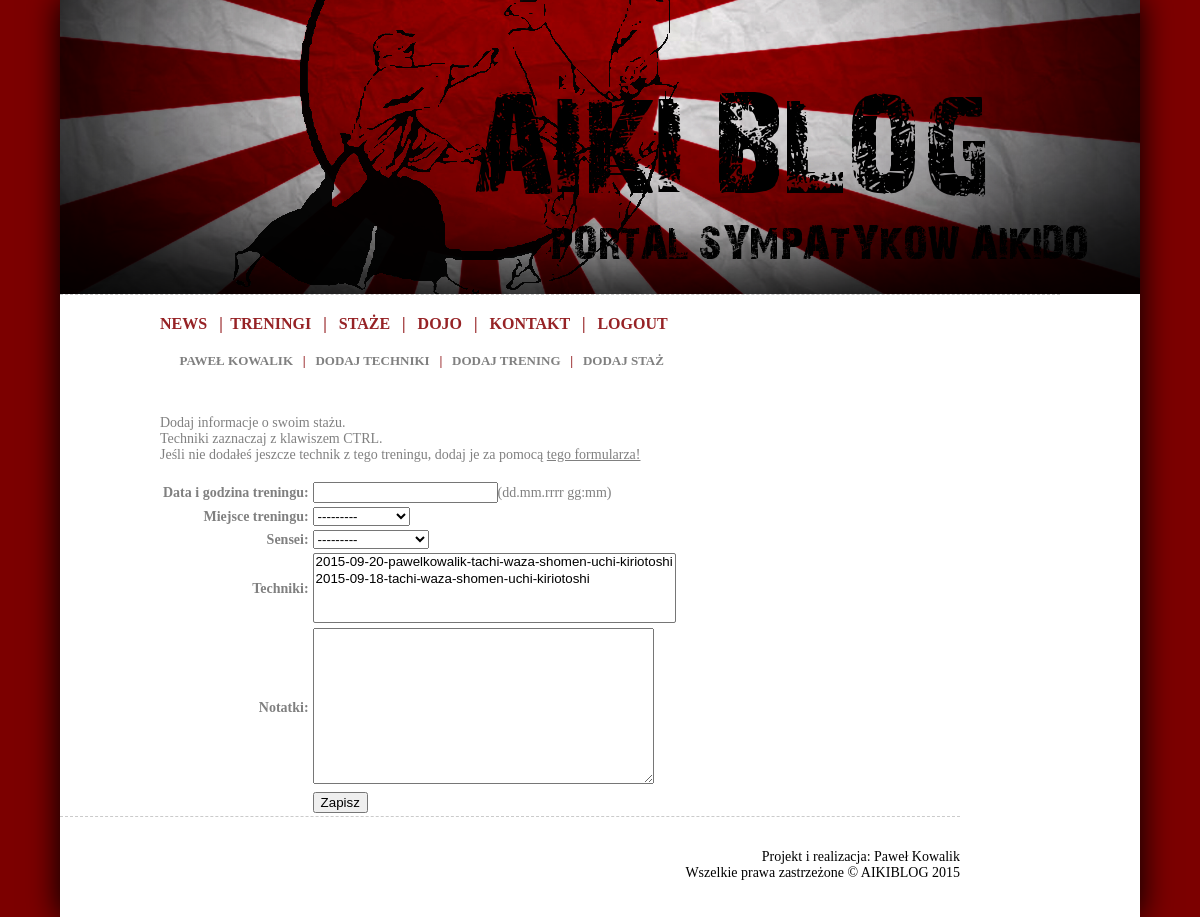
The app's page /add_stage/ (signed in), older data.
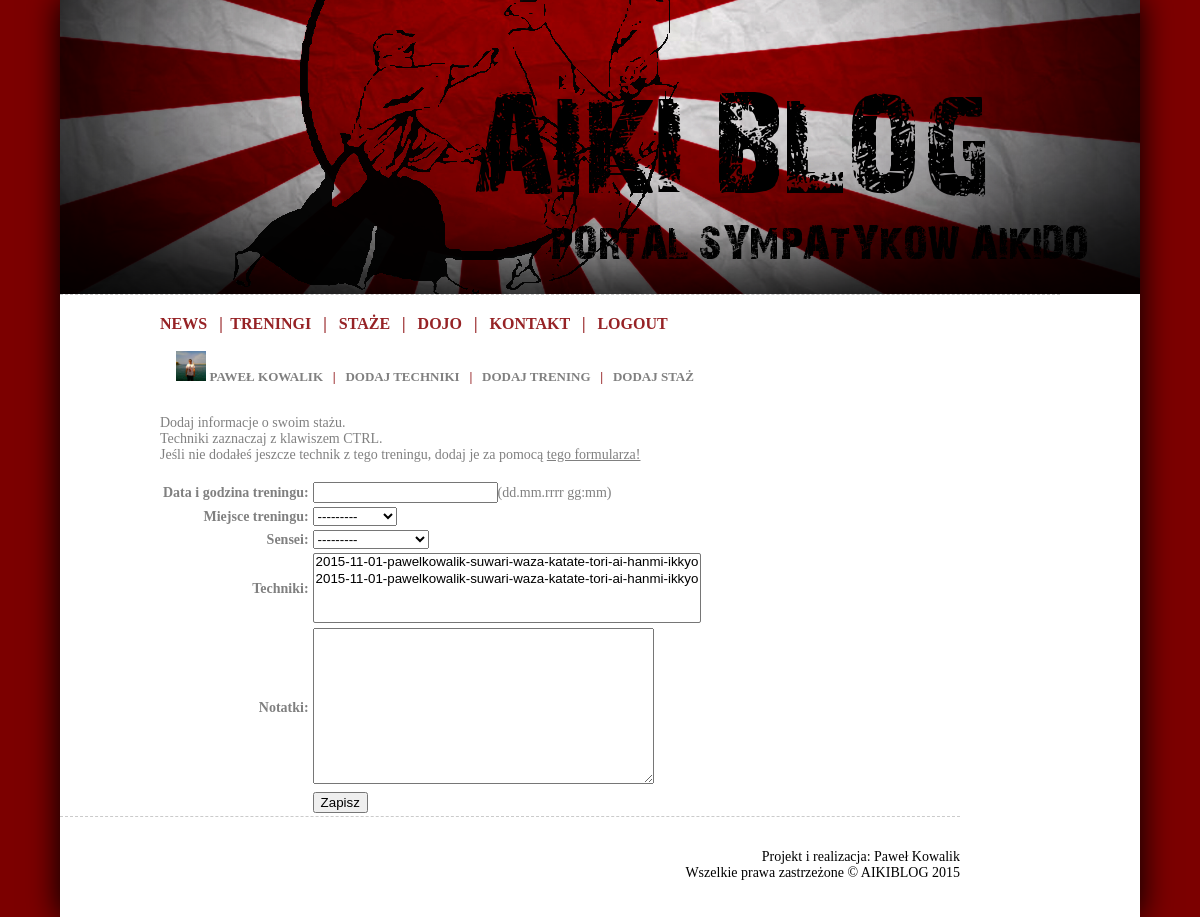
The same page, newer data.
### aikiblog/models.py (models this page shows)
class User(AbstractUser):
    SEX = (
        ('K','Kobieta'),
        ('M','Mężczyzna'),
    )
    avatar = models.ImageField(upload_to='static/avatars/%Y/%m/%d', null=True, blank=True)
    start_year = models.IntegerField(null=True, blank=True, verbose_name='Trenuje od')
    about_text = models.TextField(null=True, blank=True, verbose_name='O mnie')
    sex = models.CharField(max_length=1, choices=SEX, verbose_name='Płeć')

### aikiblog/views.py (the view)
# urls.py: url(r'^add_stage/$', 'aikiblog.views.add_stage', name='add-stage'),
@render_to('add_stage.html')
def add_stage(request):
    form = AddTrainingForm(request.POST or None, request=request)
    if form.is_valid():
        user = request.user
        training = Training.objects.create(
            date=form.cleaned_data['date'],
            place=form.cleaned_data['place'],
            sensei=form.cleaned_data['sensei'],
            notes=form.cleaned_data['notes'],
            type='S',
            user=user
            )
        training.techniques.add(*form.cleaned_data['techniques'])
        return HttpResponseRedirect('/')
    else:
        return render(request, 'add_stage.html', {'form': form})

### aikiblog/forms.py
class AddTrainingForm(forms.ModelForm):
    class Meta:
        model = Training
        fields = ['date', 'place', 'sensei', 'techniques', 'notes']
    def __init__(self, *args, **kwargs):
        self.request = kwargs.pop('request', None)
        super(AddTrainingForm, self).__init__(*args, **kwargs)
        if self.request.user.is_authenticated():
            self.fields['techniques'].choices = \
                _get_techniques_by_user(self.request.user)

### aikiblog/forms.py (called while the page is built)
def _get_techniques_by_user(user):
    techniques = TechTren.objects.filter(user__id=user.id).order_by('-date')
    choices = []
    for t in techniques:
        choices.append((t.id, t.slug))
    return choices

### aikiblog/models.py (called while the page is built)
    def __unicode__(self):
        return self.name

    def __unicode__(self):
        return self.name

### aikiblog/templates/add_stage.html (shortened to what this page needs)
{%  extends "base_forms.html" %}
{% block content %}
    Dodaj informacje o swoim stażu.<br>
    Techniki zaznaczaj z klawiszem CTRL.<br>
    Jeśli nie dodałeś jeszcze technik z tego treningu, dodaj je za pomocą <a href="{% url "add-techniques" %}#content"><u>tego formularza!</u></a><br><br>
<table>
	<form method="post" class="form-horizontal" role="form">
				<div class="form-group">
                    {% for field in form %}
                        {% if field.name == 'date' %}
                        <tr><td id="form_label">{{ field.label }}:</td>
					        <td>{{ field }}(dd.mm.rrrr gg:mm)</td>
                            <td id="form_errors">{% for error in field.errors %}{{ error }}{% endfor %}</td>
                        </tr>
                        {% else %}
                        <tr><td id="form_label">{{ field.label }}:</td>
					        <td>{{ field }}</td>
                            <td id="form_errors">{% for error in field.errors %}{{ error }}{% endfor %}</td>
                        </tr>
                        {% endif %}
                    {% endfor %}
				</div>
		<tr>
            <td></td>
			<td>
				<div class="form-group">
					<div class="col-sm-offset-2 col-sm-10">
						<button type="submit" class="btn btn-default">Zapisz</button>
					</div>
				</div>
			</td>
		</tr>
	</form>
</table>
{% endblock %}

### aikiblog/templates/base_forms.html (shortened to what this page needs)
{% load staticfiles %}
<!DOCTYPE html PUBLIC "-//W3C//DTD HTML 4.01//EN">
<html><head>
  <link rel="stylesheet" type="text/css" href="{{ STATIC_URL }}style.css"  />
</head>
<body>
<div id="top">
	<div id="NAGLOWEK">&nbsp;</div>
        {% if not request.user.is_authenticated %}
            <div id="menu_2">
        {% else %}
            <div id="menu">
        {% endif %}
            <a href="{% url "news-list" %}"><font color=#962225>NEWS</font></a> &nbsp;
            |&nbsp; <a href="{% url "training-list" %}"><font color=#962225>TRENINGI</font></a> &nbsp;
            | &nbsp; <a href="{% url "stage-list" %}"><font color=#962225>STAŻE</font></a> &nbsp;
            | &nbsp; <a href="{% url "dojo-list" %}"><font color=#962225>DOJO</font></a> &nbsp;
            | &nbsp; KONTAKT &nbsp;
            {% if not request.user.is_authenticated %}
                | &nbsp; <a href="{% url 'auth_login' %}"><font color=#962225>LOGIN</font></a> &nbsp;
                | &nbsp; <a href="{% url 'registration_register' %}"><font color=#962225>REJESTRACJA</font></a> &nbsp;
            {% else %}
                | &nbsp; <a href="{% url 'auth_logout' %}?next=/"><font color=#962225>LOGOUT </font></a>&nbsp;<br><br>
                <font size = 2px> &nbsp;&nbsp;&nbsp;&nbsp; <a href="{% url "user-detail" request.user.id %}"><img src="{{ STATIC_URL|cut:'static/' }}{{ request.user.avatar }}" height=30 alt="" class="center" /> {{ request.user.first_name|upper }} {{ request.user.last_name|upper }}</a> &nbsp;
                | &nbsp; <a href="{% url "add-techniques" %}">DODAJ TECHNIKI</a> &nbsp;
                | &nbsp; <a href="{% url "add-training" %}">DODAJ TRENING</a> &nbsp;
                | &nbsp; <a href="{% url "add-stage" %}">DODAJ STAŻ &nbsp;</a></font>
            {% endif %}
            </div>
        <div id="container">
            <div id="main_2">
            {% block content %}
	        {% endblock %}
            </div>
        </div>
        <div id="footer">
            <br><br>
            Projekt i realizacja: Paweł Kowalik<br> Wszelkie prawa zastrzeżone © AIKIBLOG 2015
        </div>
</div>
</body></html>

Row changes from the older to the newer data that the page shows:
changed User "PAWEŁ": user.avatar: picture added
Text that changed along with them:
form field techniques: "2015-09-20-pawelkowalik-tachi-waza-shomen-uchi-kiriotoshi / 2015-09-18-tachi-waza-shomen-uchi-kiriotoshi" → "2015-11-01-pawelkowalik-suwari-waza-katate-tori-ai-hanmi-ikkyo / 2015-11-01-pawelkowalik-suwari-waza-katate-tori-ai-hanmi-ikkyo"
